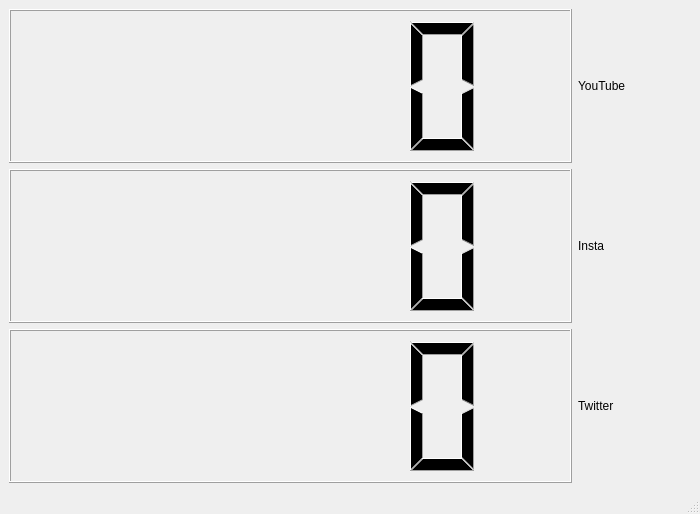
<?xml version="1.0" encoding="UTF-8"?>
<ui version="4.0">
 <class>MainWindow</class>
 <widget class="QMainWindow" name="MainWindow">
  <property name="geometry">
   <rect>
    <x>0</x>
    <y>0</y>
    <width>700</width>
    <height>514</height>
   </rect>
  </property>
  <property name="windowTitle">
   <string>Followind Dashboard</string>
  </property>
  <property name="tabShape">
   <enum>QTabWidget::Rounded</enum>
  </property>
  <widget class="QWidget" name="centralwidget">
   <layout class="QVBoxLayout" name="verticalLayout">
    <item>
     <layout class="QGridLayout" name="gridLayout" rowstretch="0,0,0" columnstretch="5,1">
      <item row="1" column="1">
       <widget class="QLabel" name="labelInsta">
        <property name="text">
         <string>Insta</string>
        </property>
       </widget>
      </item>
      <item row="2" column="0">
       <widget class="QLCDNumber" name="lcdTwitter"/>
      </item>
      <item row="2" column="1">
       <widget class="QLabel" name="labelTwitter">
        <property name="text">
         <string>Twitter</string>
        </property>
       </widget>
      </item>
      <item row="1" column="0">
       <widget class="QLCDNumber" name="lcdInsta"/>
      </item>
      <item row="0" column="0">
       <widget class="QLCDNumber" name="lcdYoutube">
        <property name="font">
         <font>
          <family>MS Shell Dlg 2</family>
         </font>
        </property>
       </widget>
      </item>
      <item row="0" column="1">
       <widget class="QLabel" name="labelYoutube">
        <property name="autoFillBackground">
         <bool>false</bool>
        </property>
        <property name="text">
         <string>YouTube</string>
        </property>
       </widget>
      </item>
     </layout>
    </item>
   </layout>
  </widget>
  <widget class="QMenuBar" name="menubar">
   <property name="geometry">
    <rect>
     <x>0</x>
     <y>0</y>
     <width>700</width>
     <height>21</height>
    </rect>
   </property>
  </widget>
  <widget class="QStatusBar" name="statusbar"/>
 </widget>
 <resources/>
 <connections/>
</ui>
